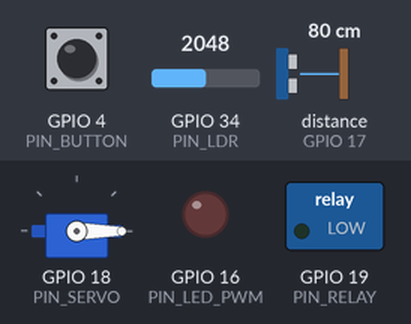
Bench run of a sketch on a simulated ESP32. Parts: servo, switched loads named in the sketch (green lamp = pin HIGH), output pins drawn as LEDs (lit = HIGH). Wiring (from diagram.json): ultrasonic range finder: trigger GPIO 5; echo GPIO 17. The inputs (shaded band) are chosen by the test bench; at power-on: distance to the obstacle (sensor on GPIO 17) 80 cm, GPIO 4 (PIN_BUTTON) HIGH, GPIO 34 (PIN_LDR) = 2048 (analog values on the 0–4095 scale). The echo pulse lasts 58.3 µs per cm; WiFi joins after 1.5 s; servers stay silent unless stated; random numbers use the default seed unless the sketch sets one; no MQTT or app messages arrive unless stated; pins used as bus, display or sensor lines are not drawn; what the sketch prints to the serial monitor is not drawn.

Above: at 2.8 s.
2.9 s: distance to the obstacle (sensor on GPIO 17) set to 12 cm
6.6 s: distance to the obstacle (sensor on GPIO 17) set to 9 cm
At 8.6 s:
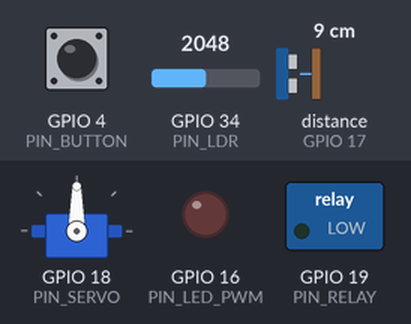
9.6 s: GPIO 4 (PIN_BUTTON) pulled LOW for 0.15 s
At 10.1 s:
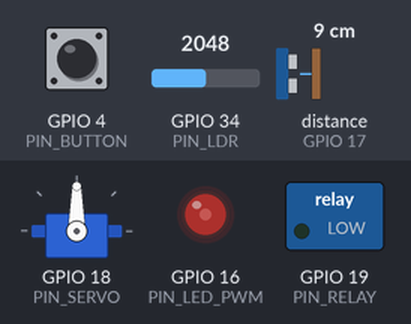
13.8 s: GPIO 4 (PIN_BUTTON) pulled LOW for 1 s
At 14.5 s:
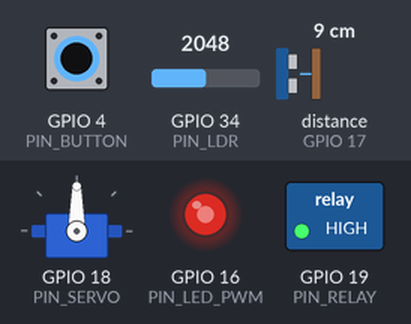
17.6 s: GPIO 4 (PIN_BUTTON) pulled LOW for 0.15 s
At 18.6 s:
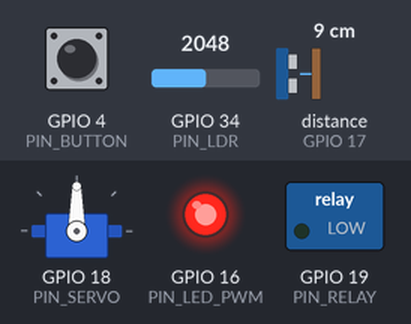
21.8 s: distance to the obstacle (sensor on GPIO 17) set to 18 cm
At 23.2 s:
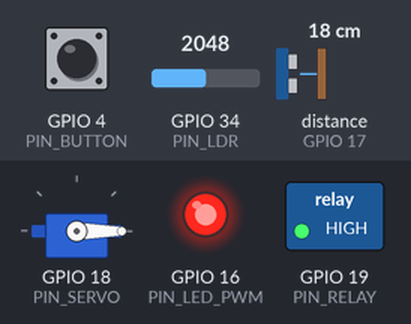
Timing chart, 0 to 25.6 s (numbered marks = the images above; inputs shaded):
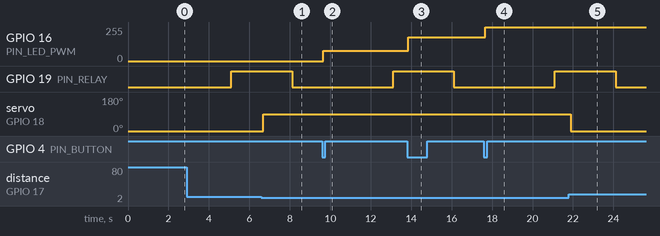

Measured:
- the behaviour switches between 11 and 10 cm on distance to the obstacle (sensor on GPIO 17) (found by bisection; images 0 and 1)
- after the input at 6.6 s, servo on GPIO 18 (PIN_SERVO): 0° → 90° after 0.08 s
- after the input at 9.6 s, GPIO 16 (PIN_LED_PWM): 0/255 → 76/255 after 0.05 s
- after the input at 13.8 s, GPIO 16 (PIN_LED_PWM): 76/255 → 177/255 after 0.05 s
- after the input at 17.6 s, GPIO 16 (PIN_LED_PWM): 177/255 → 255/255 after 0.05 s
- after the input at 21.8 s, servo on GPIO 18 (PIN_SERVO): 90° → 0° after 0.09 s

The sketch:

proyek_terpadu_uts.ino
```cpp
/**
 * ==============================================================================
 * UTS PRAKTIKUM EMBEDDED SYSTEM - PROYEK TERPADU (ALL-IN-ONE SYSTEM)
 * ==============================================================================
 * Program ini mengintegrasikan seluruh 5 modul soal UTS dalam 1 firmware
 * mikrokontroler ESP32 tanpa konflik pinout, dijalankan secara fully non-blocking:
 *
 * 1. Soal 1 : Kontrol Kecerahan LED PWM (GPIO 16) dengan Push Button (GPIO 4) + Debouncing
 * 2. Soal 2 : Akuisisi Sensor Cahaya LDR (GPIO 34 ADC 12-bit) & Konversi % Kegelapan (tiap 1s)
 * 3. Soal 3 : Siklus Otomatis Relay (GPIO 19) ON 5s & OFF 3s (Active LOW/HIGH)
 * 4. Soal 4 : Palang Pintu Otomatis Motor Servo SG90 (GPIO 18) + HC-SR04 (Trig: 5, Echo: 17)
 * 5. Soal 5 : IoT Telemetri MQTT (Publish LDR tiap 5s & Subscribe Kontrol Lampu ON/OFF)
 * ==============================================================================
 */

#include <Arduino.h>
#include <WiFi.h>
#include <PubSubClient.h>
#include <ArduinoJson.h>
#include <ESP32Servo.h>

// ---------------------- KONFIGURASI MAHASISWA ----------------------
const char* NIM = "rifqi"; // Sesuaikan dengan NIM Anda

// ---------------------- DEFINISI PINOUT SELURUH SISTEM --------------
const int PIN_LED_PWM     = 16; // Soal 1: LED PWM
const int PIN_BUTTON      = 4;  // Soal 1: Push Button (INPUT_PULLUP)
const int PIN_LDR         = 34; // Soal 2 & 5: Sensor Cahaya LDR (ADC1_CH6)
const int PIN_RELAY       = 19; // Soal 3 & 5: Modul Relay
const int PIN_SERVO       = 18; // Soal 4: Sinyal PWM Servo SG90
const int PIN_TRIG        = 5;  // Soal 4: HC-SR04 Trig
const int PIN_ECHO        = 17; // Soal 4: HC-SR04 Echo

// ---------------------- SOAL 1: VARIABEL PWM & BUTTON ---------------
const int DUTY_LEVELS[4] = { 0, (int)(255 * 0.30), (int)(255 * 0.70), 255 };
const char* LEVEL_NAMES[4] = { "0% (Padam)", "30% (Redup)", "70% (Sedang)", "100% (Maksimal)" };
int currentLedLevel = 0;
int buttonState = HIGH;
int lastRawButtonReading = HIGH;
unsigned long lastDebounceTime = 0;
const unsigned long DEBOUNCE_DELAY = 50;

void setLedPWM(int duty) {
  #if defined(ESP_ARDUINO_VERSION_MAJOR) && ESP_ARDUINO_VERSION_MAJOR >= 3
    ledcWrite(PIN_LED_PWM, duty);
  #else
    ledcWrite(0, duty);
  #endif
}

// ---------------------- SOAL 2: VARIABEL LDR & ADC ------------------
unsigned long lastLdrPrintTime = 0;
const unsigned long INTERVAL_LDR_PRINT = 1000;
float currentDarknessPct = 0.0;
int currentRawADC = 0;

// ---------------------- SOAL 3: VARIABEL RELAY TIMING ---------------
// Modul relay Wokwi default berkarakteristik Active LOW
const bool IS_ACTIVE_LOW = true;
const int RELAY_ON  = IS_ACTIVE_LOW ? LOW  : HIGH;
const int RELAY_OFF = IS_ACTIVE_LOW ? HIGH : LOW;

// Mode Kendali Relay: false = Mengikuti Siklus Timer Soal 3 (ON 5s / OFF 3s)
//                     true  = Diambil alih oleh Perintah Remote MQTT Soal 5
bool mqttManualOverride = false;
bool relayState = false;
unsigned long lastRelayToggleTime = 0;
const unsigned long RELAY_ON_DURATION  = 5000;
const unsigned long RELAY_OFF_DURATION = 3000;

// ---------------------- SOAL 4: VARIABEL SERVO & HC-SR04 ------------
Servo barrierServo;
const float AMBANG_JARAK = 10.0;
int servoAngle = -1;
unsigned long lastSonarTime = 0;
const unsigned long INTERVAL_SONAR = 200;

float getUltrasonicDistance() {
  digitalWrite(PIN_TRIG, LOW);
  delayMicroseconds(2);
  digitalWrite(PIN_TRIG, HIGH);
  delayMicroseconds(10);
  digitalWrite(PIN_TRIG, LOW);
  long duration = pulseIn(PIN_ECHO, HIGH, 30000);
  if (duration == 0) return 999.0;
  return (duration * 0.0343) / 2.0;
}

// ---------------------- SOAL 5: JARINGAN WI-FI & MQTT ---------------
const char* ssid        = "Wokwi-GUEST";
const char* password    = "";
const char* mqtt_server = "broker.emqx.io";
const int   mqtt_port   = 1883;

WiFiClient espClient;
PubSubClient mqttClient(espClient);
String topicPubCahaya;
String topicSubLampu;
unsigned long lastMqttPublishTime = 0;
const unsigned long INTERVAL_MQTT_PUB = 5000;

void callbackMQTT(char* topic, byte* payload, unsigned int length) {
  String msg = "";
  for (unsigned int i = 0; i < length; i++) msg += (char)payload[i];
  msg.trim();

  Serial.println("\n--------------------------------------------------");
  Serial.printf(">>> [MQTT REMOTE COMMAND] Topik: %s | Pesan: %s\n", topic, msg.c_str());

  if (msg.equalsIgnoreCase("ON")) {
    mqttManualOverride = true; // Mengambil alih kontrol otomatis
    digitalWrite(PIN_RELAY, RELAY_ON);
    relayState = true;
    Serial.println(">>> [RELAY OVERRIDE] Diaktifkan secara Remote via MQTT (Lampu MENYALA)");
  } else if (msg.equalsIgnoreCase("OFF")) {
    mqttManualOverride = true;
    digitalWrite(PIN_RELAY, RELAY_OFF);
    relayState = false;
    Serial.println(">>> [RELAY OVERRIDE] Dinonaktifkan secara Remote via MQTT (Lampu PADAM)");
  } else if (msg.equalsIgnoreCase("AUTO")) {
    mqttManualOverride = false; // Kembalikan ke siklus otomatis 5s/3s Soal 3
    lastRelayToggleTime = millis();
    Serial.println(">>> [RELAY RESTORE] Mode Siklus Otomatis 5s ON / 3s OFF Dipulihkan");
  }
  Serial.println("--------------------------------------------------\n");
}

void reconnectBroker() {
  while (!mqttClient.connected()) {
    Serial.print("[MQTT] Menghubungkan ke broker EMQX... ");
    String clientId = "ESP32-UTS-ALL-" + String(random(0xffff), HEX);
    if (mqttClient.connect(clientId.c_str())) {
      Serial.println("TERHUBUNG!");
      mqttClient.subscribe(topicSubLampu.c_str());
      Serial.printf("[MQTT Sub] Berlangganan: %s\n", topicSubLampu.c_str());
    } else {
      Serial.printf("Gagal (rc=%d), coba lagi 3 detik...\n", mqttClient.state());
      delay(3000);
    }
  }
}

// ==============================================================================
// SETUP SYSTEM
// ==============================================================================
void setup() {
  Serial.begin(115200);
  delay(100);
  Serial.println("\n========================================================");
  Serial.println("  UTS EMBEDDED SYSTEM - PROYEK TERPADU KESELURUHAN SOAL");
  Serial.println("========================================================");

  // 1. Setup Soal 1 (LED PWM & Button)
  pinMode(PIN_BUTTON, INPUT_PULLUP);
  #if defined(ESP_ARDUINO_VERSION_MAJOR) && ESP_ARDUINO_VERSION_MAJOR >= 3
    ledcAttach(PIN_LED_PWM, 5000, 8);
  #else
    ledcSetup(0, 5000, 8);
    ledcAttachPin(PIN_LED_PWM, 0);
  #endif
  setLedPWM(DUTY_LEVELS[currentLedLevel]);

  // 2. Setup Soal 2 (ADC LDR)
  analogReadResolution(12);

  // 3. Setup Soal 3 (Relay)
  pinMode(PIN_RELAY, OUTPUT);
  digitalWrite(PIN_RELAY, RELAY_ON);
  relayState = true;
  lastRelayToggleTime = millis();

  // 4. Setup Soal 4 (Servo & HC-SR04)
  pinMode(PIN_TRIG, OUTPUT);
  pinMode(PIN_ECHO, INPUT);
  barrierServo.attach(PIN_SERVO, 500, 2400);
  barrierServo.write(0);
  servoAngle = 0;

  // 5. Setup Soal 5 (Wi-Fi & MQTT)
  topicPubCahaya = "unisda/informatika/" + String(NIM) + "/cahaya";
  topicSubLampu  = "unisda/informatika/" + String(NIM) + "/lampu";

  Serial.print("[Wi-Fi] Menghubungkan ke Wi-Fi Wokwi...");
  WiFi.begin(ssid, password);
  while (WiFi.status() != WL_CONNECTED) {
    delay(300);
    Serial.print(".");
  }
  Serial.println("\n[Wi-Fi Online] IP: " + WiFi.localIP().toString());

  mqttClient.setServer(mqtt_server, mqtt_port);
  mqttClient.setCallback(callbackMQTT);
  mqttClient.setBufferSize(512);

  Serial.println("\nSeluruh 5 subsistem telah aktif dan berjalan simultan!\n");
}

// ==============================================================================
// MAIN LOOP (NON-BLOCKING CONCURRENT TASKS)
// ==============================================================================
void loop() {
  if (!mqttClient.connected()) {
    reconnectBroker();
  }
  mqttClient.loop();

  unsigned long now = millis();

  // ---------------------------------------------------------------------------
  // TASK 1 (SOAL 1): DEBOUNCING PUSH BUTTON & PWM LED
  // ---------------------------------------------------------------------------
  int rawBtn = digitalRead(PIN_BUTTON);
  if (rawBtn != lastRawButtonReading) lastDebounceTime = now;
  if ((now - lastDebounceTime) > DEBOUNCE_DELAY) {
    if (rawBtn != buttonState) {
      buttonState = rawBtn;
      if (buttonState == LOW) {
        currentLedLevel = (currentLedLevel + 1) % 4;
        setLedPWM(DUTY_LEVELS[currentLedLevel]);
        Serial.printf("[SOAL 1 - PWM LED] Kecerahan Diubah: %s (Duty: %d/255)\n",
                      LEVEL_NAMES[currentLedLevel], DUTY_LEVELS[currentLedLevel]);
      }
    }
  }
  lastRawButtonReading = rawBtn;

  // ---------------------------------------------------------------------------
  // TASK 2 (SOAL 2): PEMBACAAN ANALOG LDR SETIAP 1 DETIK
  // ---------------------------------------------------------------------------
  if (now - lastLdrPrintTime >= INTERVAL_LDR_PRINT) {
    lastLdrPrintTime = now;
    currentRawADC = analogRead(PIN_LDR);
    currentDarknessPct = constrain((currentRawADC / 4095.0) * 100.0, 0.0, 100.0);
    Serial.printf("[SOAL 2 - LDR ADC] Raw ADC: %4d | Kegelapan: %5.1f %%\n",
                  currentRawADC, currentDarknessPct);
  }

  // ---------------------------------------------------------------------------
  // TASK 3 (SOAL 3): SIKLUS RELAY OTOMATIS (5s ON / 3s OFF)
  // ---------------------------------------------------------------------------
  if (!mqttManualOverride) {
    if (relayState && (now - lastRelayToggleTime >= RELAY_ON_DURATION)) {
      digitalWrite(PIN_RELAY, RELAY_OFF);
      relayState = false;
      lastRelayToggleTime = now;
      Serial.println("[SOAL 3 - RELAY] Otomatis: MATI (3 Detik)...");
    } else if (!relayState && (now - lastRelayToggleTime >= RELAY_OFF_DURATION)) {
      digitalWrite(PIN_RELAY, RELAY_ON);
      relayState = true;
      lastRelayToggleTime = now;
      Serial.println("[SOAL 3 - RELAY] Otomatis: HIDUP (5 Detik)...");
    }
  }

  // ---------------------------------------------------------------------------
  // TASK 4 (SOAL 4): DETEKSI ULTRASONIK & PALANG PINTU SERVO
  // ---------------------------------------------------------------------------
  if (now - lastSonarTime >= INTERVAL_SONAR) {
    lastSonarTime = now;
    float dist = getUltrasonicDistance();
    if (dist < AMBANG_JARAK) {
      if (servoAngle != 90) {
        barrierServo.write(90);
        servoAngle = 90;
        Serial.printf("[SOAL 4 - PALANG] Terbuka (90°) | Objek Terdeteksi pada %.1f cm\n", dist);
      }
    } else {
      if (servoAngle != 0) {
        barrierServo.write(0);
        servoAngle = 0;
        Serial.printf("[SOAL 4 - PALANG] Tertutup (0°)  | Area Bersih (%.1f cm)\n", dist);
      }
    }
  }

  // ---------------------------------------------------------------------------
  // TASK 5 (SOAL 5): TELEMETRI MQTT CAHAYA SETIAP 5 DETIK
  // ---------------------------------------------------------------------------
  if (now - lastMqttPublishTime >= INTERVAL_MQTT_PUB) {
    lastMqttPublishTime = now;

    #if defined(ARDUINOJSON_VERSION_MAJOR) && ARDUINOJSON_VERSION_MAJOR >= 7
      JsonDocument doc;
    #else
      StaticJsonDocument<256> doc;
    #endif

    doc["nim"]           = NIM;
    doc["uptime_sec"]    = now / 1000;
    doc["raw_adc"]       = currentRawADC;
    doc["kegelapan_pct"] = serialized(String(currentDarknessPct, 2));

    String jsonStr;
    serializeJson(doc, jsonStr);
    mqttClient.publish(topicPubCahaya.c_str(), jsonStr.c_str());
    Serial.printf("[SOAL 5 - MQTT PUB] Terkirim ke %s: %s\n", topicPubCahaya.c_str(), jsonStr.c_str());
  }
}
```
